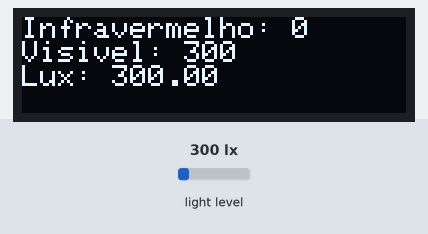
This sketch was run on a simulated ESP32. Parts: 128×32 one-colour display. Inputs (shaded band) come from the test bench; at power-on: light level 300 lx. What the sketch prints to the serial monitor is not drawn.

Above: at 2.8 s.
2.9 s: light level set to 40 lx
At 5.2 s:
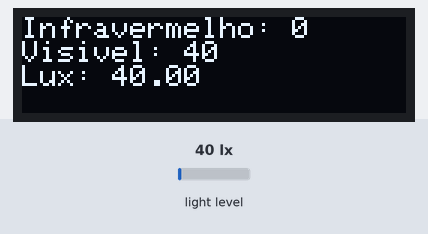
5.5 s: light level set to 500 lx
At 7.2 s:
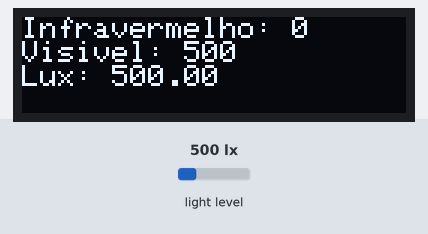
7.5 s: light level set to 1000 lx
At 9.4 s:
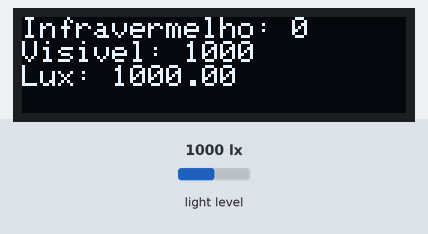
Timing chart, 0 to 10.9 s (numbered marks = the images above; inputs shaded):
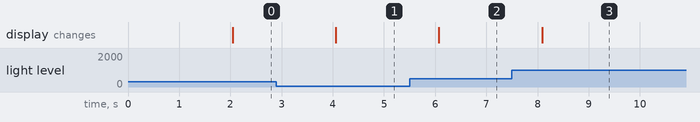

Measured:
- after the input at 2.9 s, the display: changes after 1.2 s (image 1)
- after the input at 5.5 s, the display: changes after 0.57 s (image 2)
- after the input at 7.5 s, the display: changes after 0.59 s (image 3)

The sketch:

tsl2591_exemplo.ino
```cpp
#include "Adafruit_SSD1306.h"
#include "Adafruit_TSL2591.h"

// Define o tamanho do display OLED
#define SCREEN_WIDTH 128
#define SCREEN_HEIGHT 32


// Inidicaliza o sensor e o display
Adafruit_SSD1306 display(SCREEN_WIDTH, SCREEN_HEIGHT, &Wire, -1);
Adafruit_TSL2591 tsl = Adafruit_TSL2591(2591); // pass in a number for the sensor identifier (for your use later)


void setup() {
  //Velocidade do monitor serial
  Serial.begin(115200);
  // Pinos do barramento I2C
  Wire.begin(3, 2);

   // Verifica estado de inicialização do display, acusa falha em caso de erro
  if (!display.begin(SSD1306_SWITCHCAPVCC, 0, false, true)) {
    Serial.println(F("Falha ao inicializar o SSD1306"));
    while (1);
  }
   // Verifica estado de inicialização do sensor de uminosidade, acusa falha em caso de erro
   if (!tsl.begin())
  {
    Serial.println(F("Falha ao inicializar o tsl2591"));
    while (1);
  }

  //Configura o ganho do sensor
  tsl.setGain(TSL2591_GAIN_LOW);
  tsl.setTiming(TSL2591_INTEGRATIONTIME_300MS);

  // Limpe o buffer do display
  display.clearDisplay();

  // Configuração do texto
  display.setTextSize(1.5);             // Tamanho do texto (1 = 6x8 pixels)
  display.setTextColor(SSD1306_WHITE);  // Cor do texto
}

void loop() {
  // Tempo entre cada medida
  delay(2000);


  uint32_t lum = tsl.getFullLuminosity();
  uint16_t ir, full;

  ir = lum >> 16; // Calcula o infravermelho
  full = lum & 0xFFFF; // Calcula a luminosidade total

  Serial.print(F("[ ")); Serial.print(millis()); Serial.print(F(" ms ] "));
  Serial.print(F("Infravermelho: ")); Serial.print(ir);  Serial.print(F("  "));
  Serial.print(F("Total: ")); Serial.print(full); Serial.print(F("  "));
  Serial.print(F("Visivel: ")); Serial.print(full - ir); Serial.print(F("  "));
  Serial.print(F("Lux: ")); Serial.println(tsl.calculateLux(full, ir), 6);

  // Formata o dados para exibir no display
  char irString[25];
  sprintf(irString, "Infravermelho: %i", ir);
  char visString[25];
  sprintf(visString, "Visivel: %i", full -ir);
   char luxString[25];
  sprintf(luxString, "Lux: %.2f", tsl.calculateLux(full, ir));

  // Limpa o buffer do display
  display.clearDisplay();
  // Posição inicial do cursor no display
  display.setCursor(0, 0);

  //Envia novos dados ao buffer do display
  display.println(irString);
  display.println(visString);
  display.println(luxString);

  // Atualiza o display para mostrar os dados no buffer
  display.display();
}
```
